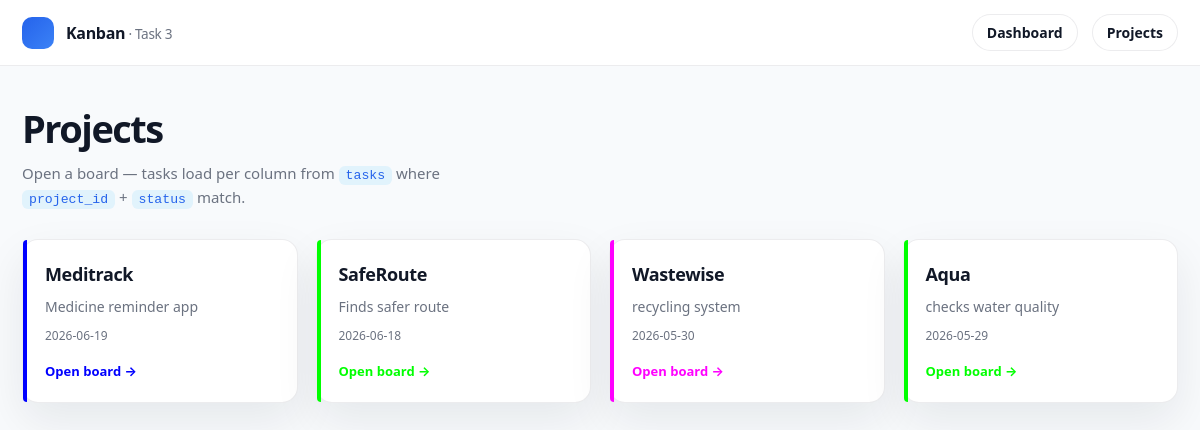
/task3/index.php (signed in), run on the app's committed database.
### tables this page shows
CREATE TABLE `projects` (
  `id` int(11) NOT NULL,
  `workspace_id` int(11) DEFAULT NULL,
  `name` varchar(100) DEFAULT NULL,
  `description` text DEFAULT NULL,
  `deadline` date DEFAULT NULL,
  `color_label` varchar(20) DEFAULT NULL,
  `is_archived` tinyint(4) DEFAULT 0,
  `created_at` timestamp NOT NULL DEFAULT current_timestamp()
);

### task3/controllers/ProjectController.php (called while the page is built, shortened)
<?php
require_once __DIR__ . '/../models/Project.php';
class ProjectController {
    public function index(): void {
        $projects = Project::listForUser(current_user_id(), current_workspace_id());
        require __DIR__ . '/../views/projects/index.php';
    }
}

### config/app.php (called while the page is built, shortened)
<?php
function app_base_path(): string {
    static $base = null;
    if ($base !== null) {
        return $base;
    }
    $script = str_replace('\\', '/', $_SERVER['SCRIPT_NAME'] ?? '');
    if (preg_match('#^(.+?)/(TASK1|TASK2|task3)(/|$)#', $script, $m)) {
        $base = $m[1];
    } else {
        $base = rtrim(dirname($script), '/');
    }
    return $base;
}
function app_url(string $path = ''): string {
    $base = app_base_path();
    $path = ltrim(str_replace('\\', '/', $path), '/');
    return ($base === '' ? '' : $base) . '/' . $path;
}
function current_user_id(): ?int {
    return isset($_SESSION['user_id']) ? (int)$_SESSION['user_id'] : null;
}
function current_workspace_id(): ?int {
    return isset($_SESSION['workspace_id']) ? (int)$_SESSION['workspace_id'] : null;
}
function task3_route(string $name, array $params = []): string {
    $params['route'] = $name;
    return app_url('task3/index.php?' . http_build_query($params));
}

### config/database.php (called while the page is built, shortened)
<?php
function db_pdo_options(): array {
    $opts = [
        PDO::ATTR_ERRMODE            => PDO::ERRMODE_EXCEPTION,
        PDO::ATTR_DEFAULT_FETCH_MODE => PDO::FETCH_ASSOC,
        PDO::ATTR_EMULATE_PREPARES   => false,
    ];
    return $opts;
}
function db_connect_pdo(): PDO {
    foreach (DB_PORTS as $port) {
        try {
            $dsn = sprintf(
                'mysql:host=%s;port=%d;dbname=%s;charset=utf8mb4',
                DB_HOST,
                $port,
                DB_NAME
            );
            $pdo = new PDO($dsn, DB_USER, DB_PASS, db_pdo_options());
            return $pdo;
        } catch (PDOException $e) {
            $last = $e;
        }
    }
}

### task3/config/db.php (called while the page is built)
<?php
require_once dirname(__DIR__, 2) . '/config/database.php';
function db(): PDO {
    return db_connect_pdo();
}

### task3/models/Project.php (called while the page is built, shortened)
<?php
require_once __DIR__ . '/../config/db.php';
class Project {
    public static function listForUser(int $userId, ?int $workspaceId): array {
        $sql = 'SELECT p.*
                FROM projects p
                WHERE p.is_archived = 0';
        $params = [];
        if ($workspaceId !== null) {
            $sql .= ' AND p.workspace_id = :wid';
            $params[':wid'] = $workspaceId;
        }
        $sql .= ' ORDER BY p.created_at DESC';
        $stmt = db()->prepare($sql);
        $stmt->execute($params);
        return $stmt->fetchAll();
    }
}

### task3/config/helpers.php (called while the page is built, shortened)
<?php
function e($v): string {
    return htmlspecialchars((string)($v ?? ''), ENT_QUOTES, 'UTF-8');
}
function route(string $name, array $params = []): string {
    return task3_route($name, $params);
}

### task3/views/projects/index.php (the view, shortened to what this page needs)
<?php require __DIR__ . '/../layout/header.php'; ?>
<section class="section section--projects">
    <header class="section__hero">
        <h1 class="section__title">Projects</h1>
        <p class="section__subtitle">Open a board — tasks load per column from <code>tasks</code> where <code>project_id</code> + <code>status</code> match.</p>
    </header>
    <?php if (empty($projects)): ?>
        <div class="empty-state glass">
            <p>No active projects in this workspace.</p>
            <p class="muted small">Seed data lives in <code>projects</code> after importing <code>project_management.sql</code>.</p>
        </div>
    <?php else: ?>
        <div class="project-grid">
            <?php foreach ($projects as $p): ?>
                <?php
                    $accent = $p['color_label'] ?: '#6366f1';
                    $href   = route('board', ['project_id' => (int)$p['id']]);
                ?>
                <a class="project-card glass" style="--accent: <?= e($accent) ?>" href="<?= e($href) ?>">
                    <span class="project-card__bar"></span>
                    <h3 class="project-card__title"><?= e($p['name']) ?></h3>
                    <p class="project-card__desc"><?= e($p['description']) ?></p>
                    <?php if (!empty($p['deadline'])): ?>
                        <time class="project-card__deadline" datetime="<?= e($p['deadline']) ?>">
                            <?= e($p['deadline']) ?>
                        </time>
                    <?php endif; ?>
                    <span class="project-card__cta">Open board →</span>
                </a>
            <?php endforeach; ?>
        </div>
    <?php endif; ?>
</section>
<?php require __DIR__ . '/../layout/footer.php'; ?>

### task3/public/css/style.css (style rules this page uses)
:root { --bg-deep: #f8fafc; --bg-panel: rgba(255, 255, 255, 0.92); --border: rgba(15, 23, 42, 0.08); --text: #111827; --muted: #6b7280; --accent: #2563eb; --accent-2: #3b82f6; --danger: #dc2626; --ok: #16a34a; --todo: #60a5fa; --prog: #f59e0b; --done: #22c55e; --low: #6b7280; --medium: #f59e0b; --high: #ef4444; --radius-lg: 16px; --radius-md: 12px; --radius-sm: 8px; --shadow: 0 18px 45px rgba(15, 23, 42, 0.08); --font: system-ui, -apple-system, "Segoe UI", Roboto, sans-serif; }
*, *::before, *::after { box-sizing: border-box; }
html { scroll-behavior: smooth; }
body.app-body { margin: 0; min-height: 100vh; font-family: var(--font); color: var(--text); background: var(--bg-deep); -webkit-font-smoothing: antialiased; }
.glass { background: var(--bg-panel); border: 1px solid var(--border); border-radius: var(--radius-lg); box-shadow: var(--shadow); }
.section__hero { margin-bottom: 28px; }
.section__title { margin: 0 0 8px; font-size: clamp(28px, 4vw, 38px); letter-spacing: -0.04em; }
.section__subtitle { margin: 0; color: var(--muted); font-size: 15px; max-width: 52ch; line-height: 1.55; }
.section__subtitle code { font-size: 0.88em; padding: 2px 7px; border-radius: 6px; background: rgba(56, 189, 248, 0.12); color: var(--accent); }
.project-grid { display: grid; grid-template-columns: repeat(auto-fill, minmax(260px, 1fr)); gap: 18px; }
.project-card { position: relative; display: flex; flex-direction: column; gap: 10px; padding: 22px; color: inherit; text-decoration: none; border: 1px solid var(--border); background: #ffffff; transition: transform 0.2s ease, border-color 0.2s, box-shadow 0.2s; }
.project-card__bar { position: absolute; left: 0; top: 0; bottom: 0; width: 4px; border-radius: 8px 0 0 8px; background: var(--accent); }
.project-card__title { margin: 0; font-size: 18px; letter-spacing: -0.02em; color: #111827; }
.project-card__desc { margin: 0; font-size: 14px; color: var(--muted); line-height: 1.5; flex: 1; }
.project-card__deadline { font-size: 12px; color: var(--muted); font-variant-numeric: tabular-nums; }
.project-card__cta { margin-top: 8px; font-size: 13px; font-weight: 700; color: var(--accent); }

### data on the page
projects: name "Meditrack", description "Medicine reminder app", deadline "2026-06-19"
projects: name "SafeRoute", description "Finds safer route", deadline "2026-06-18"
projects: name "Wastewise", description "recycling system", deadline "2026-05-30"
projects: name "Aqua", description "checks water quality", deadline "2026-05-29"
